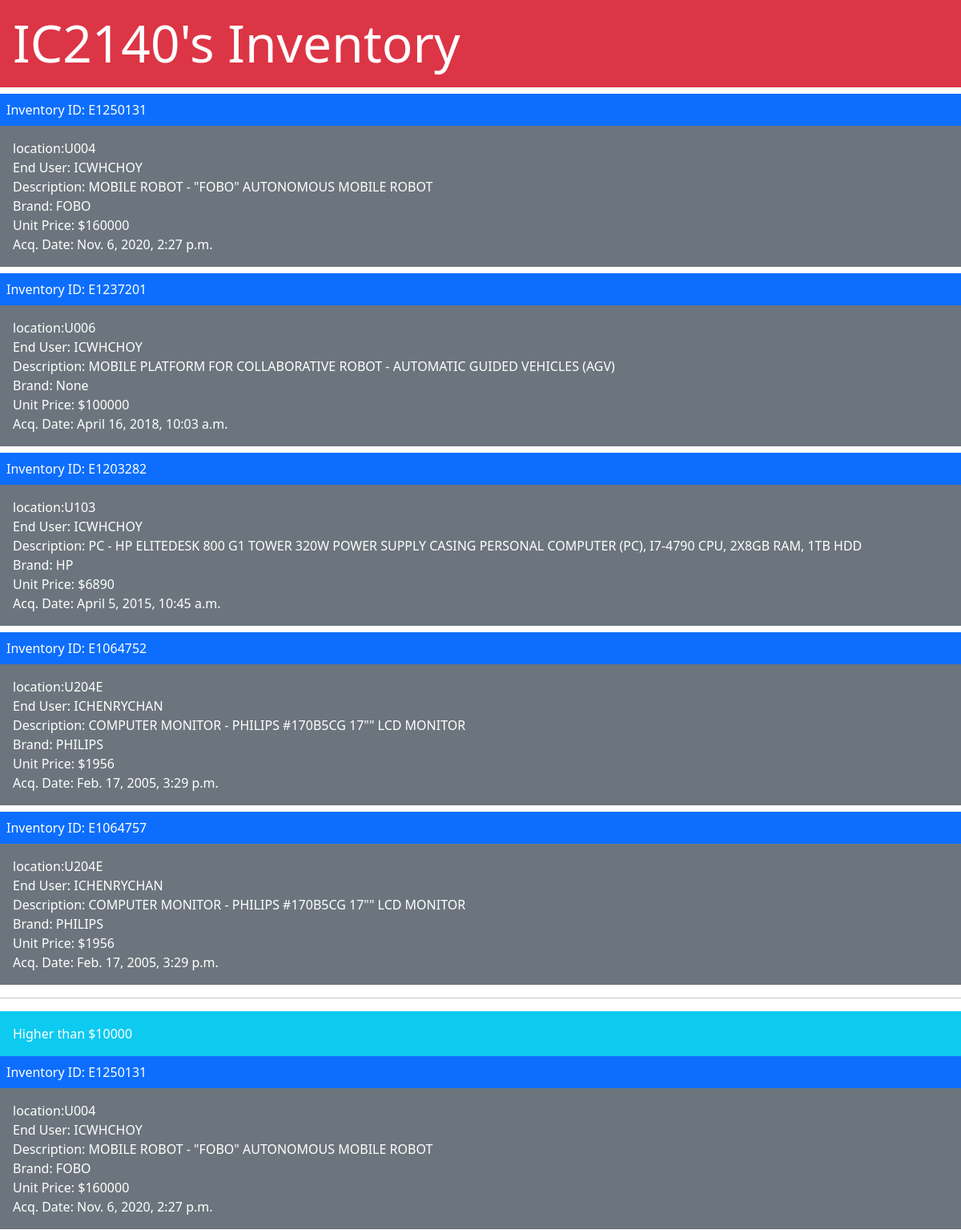
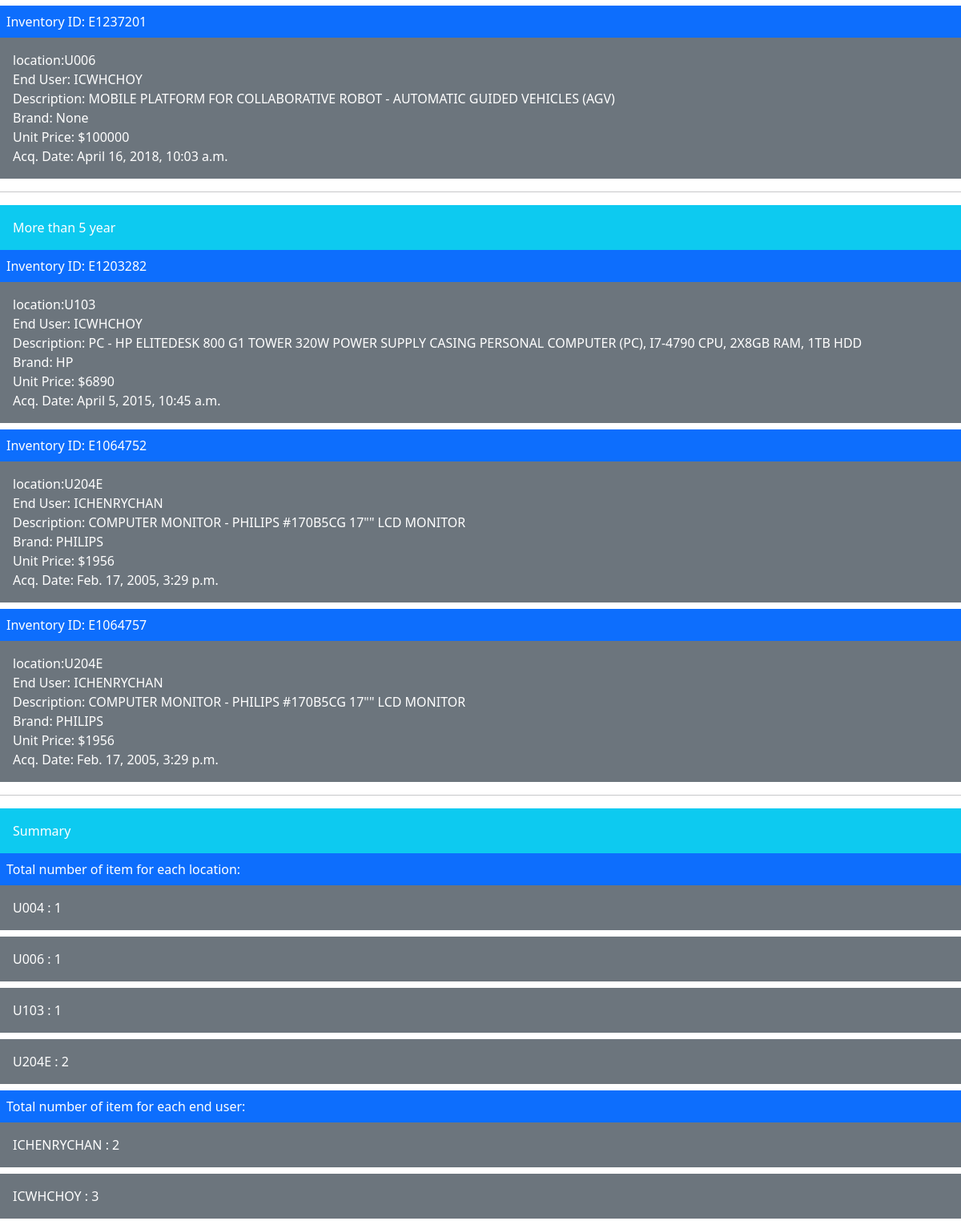
Screenshot of /inventory/ with the database file from the repository (2 pictures, top to bottom).
### inventory/models.py (models this page shows, shortened)
class Entry(models.Model):
    inventory = models.CharField(max_length=10)
    loc = models.CharField(max_length=10)
    endUser = models.CharField(max_length=50)
    description = models.TextField()
    brand = models.CharField(max_length=10,blank=True, null=True)
    unitPrice = models.IntegerField()
    acqDate = models.DateTimeField()
    class Meta:
        verbose_name_plural = 'entries'

### inventory/views.py (the view)
# urls.py: path('', views.index),
def index(request):
    entries = Entry.objects.all()
    entriesPrice = entries.filter(unitPrice__gt = 10000)
    entriesYear = entries.filter(acqDate__year__lte = datetime.today().year - 5)
    entriesGroupLoc = entries.values('loc').annotate(total=Count('loc'))
    entriesGroupUser = entries.values('endUser').annotate(total=Count('endUser'))
    context = {'entries' : entries, 'entriesPrice' : entriesPrice, 'entriesYear' : entriesYear, 'entriesGroupLoc' : entriesGroupLoc, 'entriesGroupUser' : entriesGroupUser} # Store the data in "context" dictionaries
    return render(request, 'inventory/index.html', context) # Pass the context to HTML template

### inventory/templates/inventory/index.html (shortened to what this page needs)
<!doctype html>
<HTML>
    <head>
        <link href="https://cdn.jsdelivr.net/npm/bootstrap@5.0.0/dist/css/bootstrap.mi
n.css" rel="stylesheet" integrity="sha384-
wEmeIV1mKuiNpC+IOBjI7aAzPcEZeedi5yW5f2yOq55WWLwNGmvvx4Um1vskeMj0" crossorigin=
"anonymous">
    </head>
    <body>
        <h1 class="display-3 p-3 mb-2 bg-danger text-white">IC2140's Inventory</h1>
        {% for entry in entries %}
        <article>
            <span class="d-block p-2 bg-primary text-white">Inventory ID: {{ entry.inventory }}</span>
            <div class="p-3 mb-2 bg-secondary text-white">
            location:{{ entry.loc }}<br>
            End User: {{ entry.endUser }}<br>
            Description: {{ entry.description }}<br>
            Brand: {{ entry.brand }}<br>
            Unit Price: ${{ entry.unitPrice }}<br>
            Acq. Date: {{ entry.acqDate }}<br>
        </div>
        </article>
        {% endfor %}
        <hr>
        <span class="d-block p-3 bg-info text-white">Higher than $10000</span>
        {% for entry in entriesPrice %}
        <article>
            <span class="d-block p-2 bg-primary text-white">Inventory ID: {{ entry.inventory }}</span>
            <div class="p-3 mb-2 bg-secondary text-white">
            location:{{ entry.loc }}<br>
            End User: {{ entry.endUser }}<br>
            Description: {{ entry.description }}<br>
            Brand: {{ entry.brand }}<br>
            Unit Price: ${{ entry.unitPrice }}<br>
            Acq. Date: {{ entry.acqDate }}<br>
        </div>
        </article>
        {% endfor %}
        <hr>
        <span class="d-block p-3 bg-info text-white">More than 5 year</span>
        {% for entry in entriesYear %}
        <article>
            <span class="d-block p-2 bg-primary text-white">Inventory ID: {{ entry.inventory }}</span>
            <div class="p-3 mb-2 bg-secondary text-white">
            location:{{ entry.loc }}<br>
            End User: {{ entry.endUser }}<br>
            Description: {{ entry.description }}<br>
            Brand: {{ entry.brand }}<br>
            Unit Price: ${{ entry.unitPrice }}<br>
            Acq. Date: {{ entry.acqDate }}<br>
        </div>
        </article>
        {% endfor %}
        <hr>
        <span class="d-block p-3 bg-info text-white">Summary</span>
        <span class="d-block p-2 bg-primary text-white">Total number of item for each location:</span>
        {% for entry in entriesGroupLoc %}
        <article>
            <div class="p-3 mb-2 bg-secondary text-white">
            {{ entry.loc }} : {{  entry.total  }}<br>
        </div>
        </article>
        {% endfor %}
        <span class="d-block p-2 bg-primary text-white">Total number of item for each end user:</span>
        {% for entry in entriesGroupUser %}
        <article>
            <div class="p-3 mb-2 bg-secondary text-white">
            {{ entry.endUser }} : {{  entry.total  }}<br>
        </div>
        </article>
        {% endfor %}
    </body>
</HTML>

### rows the page displays
Entry: inventory "E1250131", loc "U004", endUser "ICWHCHOY", description "MOBILE ROBOT - \"FOBO\" AUTONOMOUS MOBILE ROBOT", brand "FOBO", unitPrice "160000", acqDate "Nov. 6, 2020, 2:27 p.m."
Entry: inventory "E1237201", loc "U006", endUser "ICWHCHOY", description "MOBILE PLATFORM FOR COLLABORATIVE ROBOT - AUTOMATIC GUIDED VEHICLES (AGV)", brand "None", unitPrice "100000", acqDate "April 16, 2018, 10:03 a.m."
Entry: inventory "E1203282", loc "U103", endUser "ICWHCHOY", description "PC - HP ELITEDESK 800 G1 TOWER 320W POWER SUPPLY CASING PERSONAL COMPUTER (PC), I7-4790 CPU, 2X8GB RAM, 1TB HDD", brand "HP", unitPrice "6890", acqDate "April 5, 2015, 10:45 a.m.", total "3"
Entry: inventory "E1064752", loc "U204E", endUser "ICHENRYCHAN", description "COMPUTER MONITOR - PHILIPS #170B5CG 17\"\" LCD MONITOR", brand "PHILIPS", unitPrice "1956", acqDate "Feb. 17, 2005, 3:29 p.m."
Entry: inventory "E1064757", loc "U204E", endUser "ICHENRYCHAN", description "COMPUTER MONITOR - PHILIPS #170B5CG 17\"\" LCD MONITOR", brand "PHILIPS", unitPrice "1956", acqDate "Feb. 17, 2005, 3:29 p.m."

### other values shown
{{ entry.loc }} "U004" "U006" "U103" "U204E"
{{ entry.total }} "1" "1" "1" "2"
{{ entry.endUser }} "ICHENRYCHAN"
{{ entry.total }} "2"
